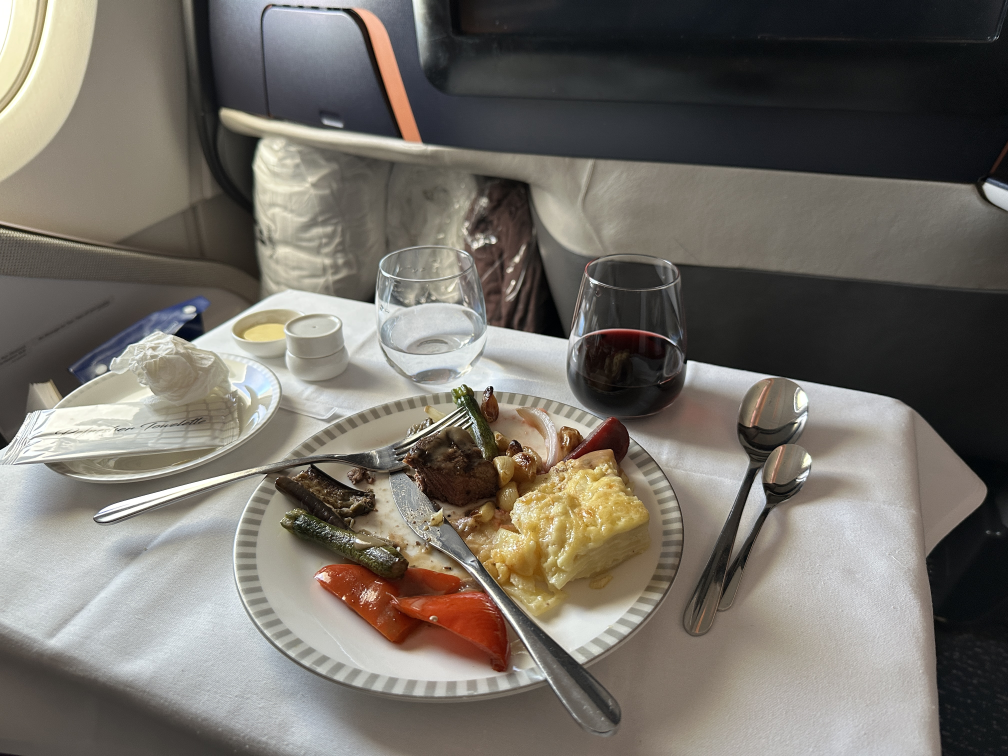
#> input picture data/slides/IMG_3071.JPG, 4032 x 3024 px (shown at 1/4 size); its folder holds only this picture in this run
$ python -i intro_title.py   (imports and definitions only)
#> lines starting #> are read from the running program, lines starting #| are printed output that depends on the picture
### slideshow/config.py
import json
from pathlib import Path
import os
import threading

# ============================================================================
# Config Singleton - Global Configuration Class
# ============================================================================

class Config:
    """
    Singleton configuration class - ALL configuration access through this class.

    Usage:
        # Load config at app startup
        Config.instance().load(output_folder="/path/to/project")

        # Access anywhere in the codebase
        quality = Config.instance().get('video_quality', 'maximum')
        params = Config.instance().get_ffmpeg_encoding_params()

        # Save changes
        Config.instance().update({"video_quality": "high"})
        Config.instance().save(output_folder="/path/to/project")

        # App settings (project history, last project)
        Config.instance().add_to_project_history("MyProject")
        history = Config.instance().get_project_history()
    """

    # Class constants
    APP_SETTINGS_DIR = Path.home() / "SlideShowBuilder"
    APP_SETTINGS_FILE = APP_SETTINGS_DIR / "slideshow_settings.json"
    PROJECT_CONFIG_FILE = "slideshow_config.json"
    MAX_CONFIG_BYTES = 5 * 1024 * 1024

    # Default app-level settings
    DEFAULT_APP_SETTINGS = {
        "last_project_path": "",
        "project_history": [],  # List of recent projects {"name": str, "path": str}, newest first (max 10)
        "slideshows_base_dir": str(Path.home() / "SlideShowBuilder"),  # Base directory for slideshows
        "ffmpeg_path": "",      # Path to ffmpeg binary (empty = auto-detect)
        "ffprobe_path": "",     # Path to ffprobe binary (empty = auto-detect)
        "default_font_path": "",  # Default font for intro titles (empty = auto-detect per OS)
        "font_search_paths": []   # Additional font directories to search
    }

    # Default project-level settings
    DEFAULT_CONFIG = {
        "project_name": "MyProject",
        "input_folder": str(APP_SETTINGS_DIR / "MyProject" / "Slides"),
        "output_folder": str(APP_SETTINGS_DIR / "MyProject" / "Output"),
        "recurse_folders": False,
        "soundtrack": "",
        "photo_duration": 3.0,
        "video_duration": 5.0,
        "transition_duration": 1.0,
        "transition_type": "origami",
        "fps": 30,
        "resolution": [1920, 1080],
        "origami_easing": "quad",
        "origami_lighting": True,
        "origami_fold": "",
        "multislide_frequency": 5,
        "video_quality": "maximum",
        "intro_title": {
            "enabled": False,
            "text": "",
            "duration": 5.0,
            "font_path": "",  # Empty = use default_font_path from app settings
            "font_size": 120,
            "font_weight": "normal",
            "line_spacing": 1.2,
            "text_color": [255, 255, 255, 255],
            "shadow_color": [0, 0, 0, 180],
            "shadow_offset": [4, 4],
            "rotation": {"axis": "y", "clockwise": True}
        },
        "hardware_acceleration": False,
        "temp_directory": "",
        "auto_cleanup": True,
        "keep_intermediate_frames": False
    }

    # FFmpeg encoding quality presets
    FFMPEG_ENCODING_PRESETS = {
        "maximum": {
            "crf": "18", "preset": "slow", "profile": "high", "level": "4.1",
            "description": "Maximum quality - visually lossless, ~18-25 Mbps"
        },
        "high": {
            "crf": "20", "preset": "medium", "profile": "high", "level": "4.1",
            "description": "High quality - excellent balance, ~12-18 Mbps"
        },
        "medium": {
            "crf": "23", "preset": "medium", "profile": "main", "level": "4.0",
            "description": "Medium quality - good compression, ~8-12 Mbps"
        },
        "fast": {
            "crf": "25", "preset": "fast", "profile": "main", "level": "4.0",
            "description": "Fast encoding - smaller files, ~5-8 Mbps"
        }
    }

    # =================================================================
    # Input Validation Methods
    # =================================================================

    # [142 lines left out: functions _validate_fps, _validate_duration, _validate_resolution, _validate_font_size, _validate_config_dict, not called in this run]

    # =================================================================
    # Singleton Implementation
    # =================================================================

    _instance = None
    _lock = threading.Lock()

    def __init__(self):
        if Config._instance is not None:
            raise RuntimeError("Use Config.instance() instead of creating new instances")
        self._config = None

    @classmethod
    def instance(cls):
        """Get the singleton instance (thread-safe)."""
        if cls._instance is None:
            with cls._lock:
                if cls._instance is None:
                    cls._instance = cls()
        return cls._instance

    # =================================================================
    # Project Configuration Methods
    # =================================================================

    # [23 lines left out: function set, not called in this run]

    def get_all(self) -> dict:
        """Get the entire configuration dictionary."""
        return self._config.copy() if self._config else {}

    # [31 lines left out: functions get, update, not called in this run]

    def clear(self):
        """Clear the configuration (mainly for testing)."""
        self._config = None

    # =================================================================
    # Disk I/O Methods
    # =================================================================

    # [186 lines left out: functions load, _normalize_config_path, _resolve_startup_config_path, save, _get_project_config_path, not called in this run]

    # =================================================================
    # Platform Path Helpers
    # =================================================================

    @staticmethod
    def _get_platform_font_paths() -> list:
        """Get default font search paths for the current OS."""
        import sys
        if sys.platform == "darwin":
            return [
                "/System/Library/Fonts/Arial.ttf",
                "/System/Library/Fonts/Helvetica.ttc",
                "/Library/Fonts/Arial.ttf",
                "/System/Library/Fonts/Supplemental/Arial.ttf",
            ]
        elif sys.platform == "win32":
            windir = os.environ.get("WINDIR", r"C:\Windows")
            return [
                os.path.join(windir, "Fonts", "arial.ttf"),
                os.path.join(windir, "Fonts", "calibri.ttf"),
                os.path.join(windir, "Fonts", "segoeui.ttf"),
            ]
        else:  # Linux / other
            return [
                "/usr/share/fonts/truetype/dejavu/DejaVuSans.ttf",
                "/usr/share/fonts/truetype/liberation/LiberationSans-Regular.ttf",
                "/usr/share/fonts/TTF/DejaVuSans.ttf",
            ]

    # [25 lines left out: functions _get_platform_font_dirs, _get_platform_ffmpeg_search_paths, not called in this run]

    def get_default_font_path(self) -> str:
        """Get the default font path from app settings, falling back to OS detection.

        Returns:
            Path to a usable font file, or empty string if none found.
        """
        settings = self.load_app_settings()
        configured = settings.get("default_font_path", "")
        if configured and Path(configured).exists():
            return configured

        # Auto-detect: try platform-specific paths
        for font_path in self._get_platform_font_paths():
            if Path(font_path).exists():
                return font_path
        return ""

    # [124 lines left out: functions get_font_search_paths, get_font_initial_dir, get_ffmpeg_search_paths, get_ffmpeg_configured_path, not called in this run]

    # =================================================================
    # App Settings Methods (project history, last project)
    # =================================================================

    def load_app_settings(self) -> dict:
        """Load global app settings from ~/SlideShowBuilder/slideshow_settings.json"""
        settings = self.DEFAULT_APP_SETTINGS.copy()

        if self.APP_SETTINGS_FILE.exists():
            try:
                with open(self.APP_SETTINGS_FILE, "r") as f:
                    user_settings = json.load(f)
                    if isinstance(user_settings, dict):
                        settings.update(user_settings)
            except (json.JSONDecodeError, OSError) as e:
                print(f"[Config] WARNING: Failed to load app settings ({e}), using defaults")

        return settings

    # [162 lines left out: functions save_app_settings, add_to_project_history, get_project_history, get_project_history_names, get_ffmpeg_encoding_params, get_quality_description, not called in this run]


# ============================================================================
# Backward Compatibility Wrappers
# ============================================================================
# These functions maintain compatibility with existing code that uses the old API.
# New code should use Config.instance() directly.
# ============================================================================

# Expose class constants as module-level for backward compatibility
DEFAULT_CONFIG = Config.DEFAULT_CONFIG
DEFAULT_APP_SETTINGS = Config.DEFAULT_APP_SETTINGS
FFMPEG_ENCODING_PRESETS = Config.FFMPEG_ENCODING_PRESETS
PROJECT_CONFIG_FILE = Config.PROJECT_CONFIG_FILE
APP_SETTINGS_DIR = Config.APP_SETTINGS_DIR
APP_SETTINGS_FILE = Config.APP_SETTINGS_FILE

# [8 lines left out: function get_ffmpeg_encoding_params, not called in this run]

def get_quality_description(quality_preset: str = None) -> str:
    """Backward compatibility wrapper. New code should use Config.instance().get_quality_description()"""
    return Config.instance().get_quality_description(quality_preset)

def load_app_settings() -> dict:
    """Backward compatibility wrapper. New code should use Config.instance().load_app_settings()"""
    return Config.instance().load_app_settings()

def save_app_settings(settings: dict):
    """Backward compatibility wrapper. New code should use Config.instance().save_app_settings()"""
    Config.instance().save_app_settings(settings)

def add_to_project_history(project_name: str, project_path: str = None):
    """Backward compatibility wrapper. New code should use Config.instance().add_to_project_history()"""
    Config.instance().add_to_project_history(project_name, project_path)

# [11 lines left out: functions get_project_history, get_project_history_names, not called in this run]

def get_project_config_path(output_folder: str) -> Path:
    """Backward compatibility wrapper. New code should use Config.instance()._get_project_config_path()"""
    return Config.instance()._get_project_config_path(output_folder)

def load_config(output_folder: str = None) -> dict:
    """Backward compatibility wrapper. New code should use Config.instance().load()"""
    return Config.instance().load(output_folder)

# [4 lines left out: function save_config, not called in this run]


# ============================================================================
# Module-level convenience: Shorthand for Config.instance()
# ============================================================================
# Usage: from slideshow.config import cfg
#        params = cfg.get_ffmpeg_encoding_params()
cfg = Config.instance()

### slideshow/transitions/intro_title.py
#!/usr/bin/env python3
"""
intro_title.py
--------------
Renders a rotating 3D text intro over the first frame of the first slide.

Configuration is loaded from the project's config.json.
"""

import tempfile
import subprocess
from pathlib import Path
from PIL import Image, ImageDraw, ImageFont
import numpy as np
import math
from slideshow.config import cfg
import os
from slideshow.transitions.ffmpeg_cache import FFmpegCache
from slideshow.transitions.ffmpeg_paths import FFmpegPaths


class IntroTitle:
    def __init__(self):
        """Initialize intro title from global config."""
        config = cfg.get_all()
        self.settings = config.get("intro_title", {})
        self.enabled = self.settings.get("enabled", False)
        self.text = self.settings.get("text", "")
        self.duration = self.settings.get("duration", 5.0)
        configured_font = self.settings.get("font_path", "")
        self.font_path = configured_font if configured_font else cfg.get_default_font_path()
        self.font_size = self.settings.get("font_size", 120)
        self.font_weight = self.settings.get("font_weight", "normal")
        self.line_spacing = self.settings.get("line_spacing", 1.2)  # Line spacing multiplier
        self.text_color = tuple(self.settings.get("text_color", [255, 255, 255, 255]))
        self.shadow_color = tuple(self.settings.get("shadow_color", [0, 0, 0, 180]))
        self.shadow_offset = tuple(self.settings.get("shadow_offset", [4, 4]))
        self.rotation_axis = self.settings.get("rotation", {}).get("axis", "y")
        self.clockwise = self.settings.get("rotation", {}).get("clockwise", True)
        self.fps = config.get("fps", 30)
        self.resolution = tuple(config.get("resolution", [1920, 1080]))

    def render(self, background_image: Image.Image, output_path: Path):
        """
        Render the intro title over a static background image.

        Args:
            background_image (PIL.Image): Frame to use as background.
            output_path (Path): Path where the intro video will be saved.
        """
        if not self.enabled:
            return None

        # Create cache key based on intro title settings and background
        import hashlib
        bg_hash = hashlib.md5(background_image.tobytes()).hexdigest()[:8]

        # Use more unique virtual path to avoid any possible collisions with slides
        # Prefix with __INTRO__ to ensure it never matches any slide cache keys
        virtual_path = Path(f"__INTRO__title_render_{bg_hash}_{self.duration}_{self.font_size}")

        cache_params = {
            "operation": "intro_title_render",
            "cache_version": 3,
            "text": self.text,
            "duration": self.duration,
            "font_path": self.font_path,
            "font_size": self.font_size,
            "font_weight": self.font_weight,
            "line_spacing": self.line_spacing,
            "text_color": self.text_color,
            "shadow_color": self.shadow_color,
            "shadow_offset": self.shadow_offset,
            "rotation_axis": self.rotation_axis,
            "clockwise": self.clockwise,
            "fps": self.fps,
            "resolution": self.resolution,
            "background_hash": bg_hash,
            "video_quality": cfg.get('video_quality', 'maximum')  # Include quality in cache key
        }

        # Check cache first
        cached_intro = FFmpegCache.get_cached_clip(virtual_path, cache_params)
        if cached_intro:
            # Copy cached intro to output path
            import shutil
            shutil.copy2(cached_intro, output_path)
            return output_path

        # Preserve aspect ratio and letterbox to target resolution with black bars.
        bg = self._fit_background_to_resolution(background_image)

        # Load font with smart weight-based selection
        font = self._load_font_with_weight()

        # Pre-render the text once to avoid font rendering on every frame
        text_img = self._create_text_image(font)

        # Animate title for (duration - 1s), then hold final frame for 1s.
        total_duration = max(0.0, float(self.duration))
        rotation_duration = max(0.0, total_duration - 1.0)
        static_duration = total_duration - rotation_duration
        rotation_frames = int(rotation_duration * self.fps)

        # Angle step for 360° rotation in 6 seconds
        angle_step = 0.0
        if rotation_frames > 0:
            angle_step = (360 / rotation_frames) * (-1 if self.clockwise else 1)

        # Use FFmpeg pipe for direct frame streaming (much faster than temp files)
        cmd = [
            FFmpegPaths.ffmpeg(), "-y", "-f", "rawvideo", "-vcodec", "rawvideo",
            "-s", f"{self.resolution[0]}x{self.resolution[1]}",
            "-pix_fmt", "rgba", "-r", str(self.fps), "-i", "-",
        ]
        cmd.extend(cfg.get_ffmpeg_encoding_params())  # Use project quality settings
        cmd.extend([
            "-pix_fmt", "yuv420p",
            str(output_path)
        ])

        # Start FFmpeg process
        ffmpeg_process = subprocess.Popen(cmd, stdin=subprocess.PIPE,
                                        stdout=subprocess.DEVNULL,
                                        stderr=subprocess.DEVNULL)

        try:
            # Render rotating frames (6 seconds)
            for i in range(rotation_frames):
                frame_angle = i * angle_step
                frame = self._render_frame_optimized(bg, text_img, frame_angle)
                # Convert to raw RGBA bytes and send to FFmpeg
                ffmpeg_process.stdin.write(frame.tobytes())

            # For static frames, render once and repeat using FFmpeg.
            # Hold the final animated orientation to avoid any end-of-animation jump.
            if static_duration > 0:
                if rotation_frames > 0:
                    final_angle = (rotation_frames - 1) * angle_step
                else:
                    final_angle = 0.0
                static_frame = self._render_frame_optimized(bg, text_img, final_angle)
                static_frame_bytes = static_frame.tobytes()

                # Send the same frame multiple times for static duration
                static_frames = int(static_duration * self.fps)
                for _ in range(static_frames):
                    ffmpeg_process.stdin.write(static_frame_bytes)

            # Close stdin to signal end of input
            ffmpeg_process.stdin.close()
            ffmpeg_process.wait()

            if ffmpeg_process.returncode != 0:
                raise RuntimeError("FFmpeg failed during intro title rendering")

        except Exception as e:
            ffmpeg_process.terminate()
            ffmpeg_process.wait()
            raise e

        # Store result in cache for future use
        FFmpegCache.store_clip(virtual_path, cache_params, output_path)

        return output_path

    # [217 lines left out: functions _fit_background_to_resolution, _load_font_with_weight, _create_text_image, _render_frame_optimized, _render_frame, _rotate_3d, not called in this run]


>>> import cv2
>>> picture = cv2.imread('../../data/slides/IMG_3071.JPG', cv2.IMREAD_GRAYSCALE)
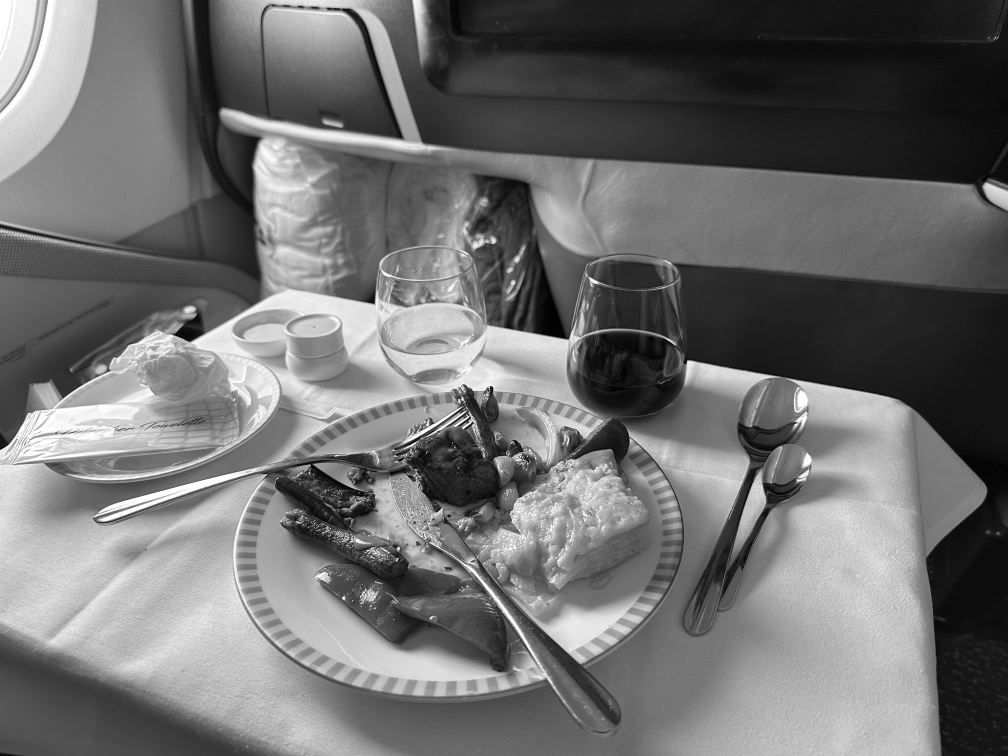
#> picture: shape (3024, 4032) (shown at 1/4 size); min 0, max 255, mean 111.5
>>> result = IntroTitle().render(picture, 'out.png')

$ run again, on data/slides/IMG_3073.JPG
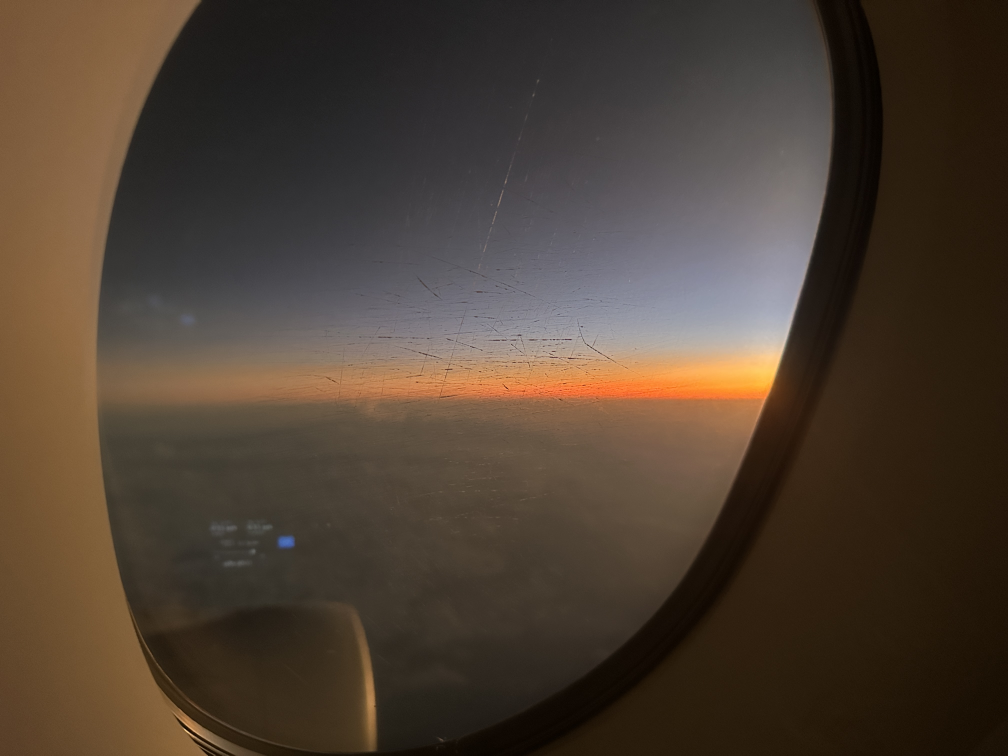
#> input picture data/slides/IMG_3073.JPG, 4032 x 3024 px (shown at 1/4 size)
#> `picture = cv2.imread('../../data/slides/IMG_3071.JPG', cv2.IMREAD_GRAY..`:
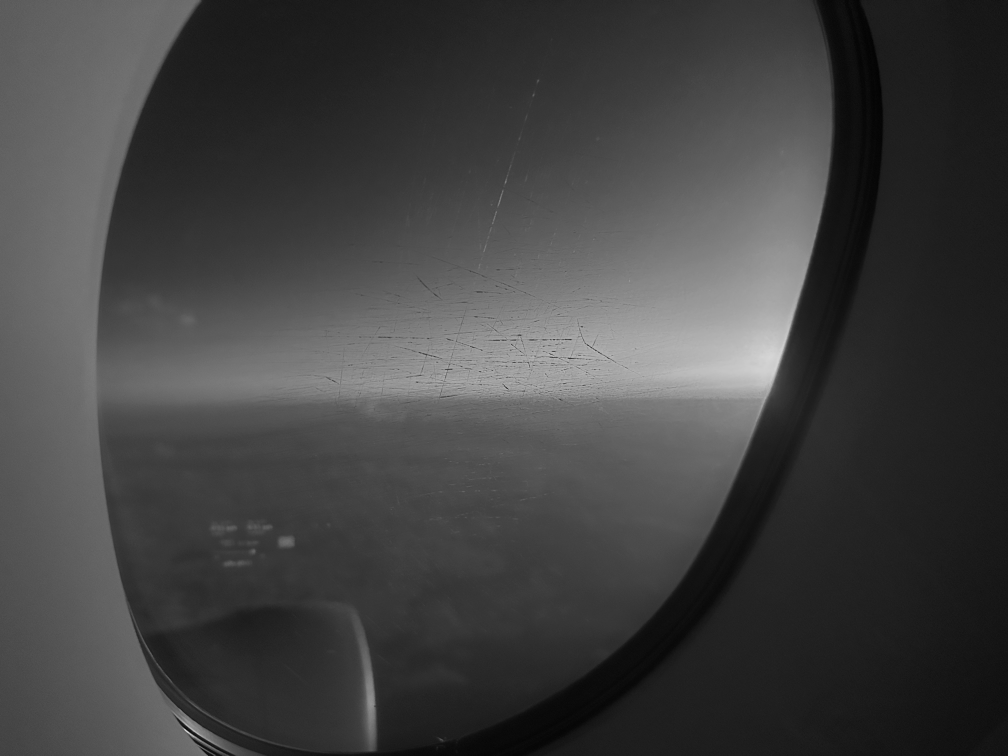
#> picture: shape (3024, 4032) (shown at 1/4 size); min 0, max 241, mean 66
